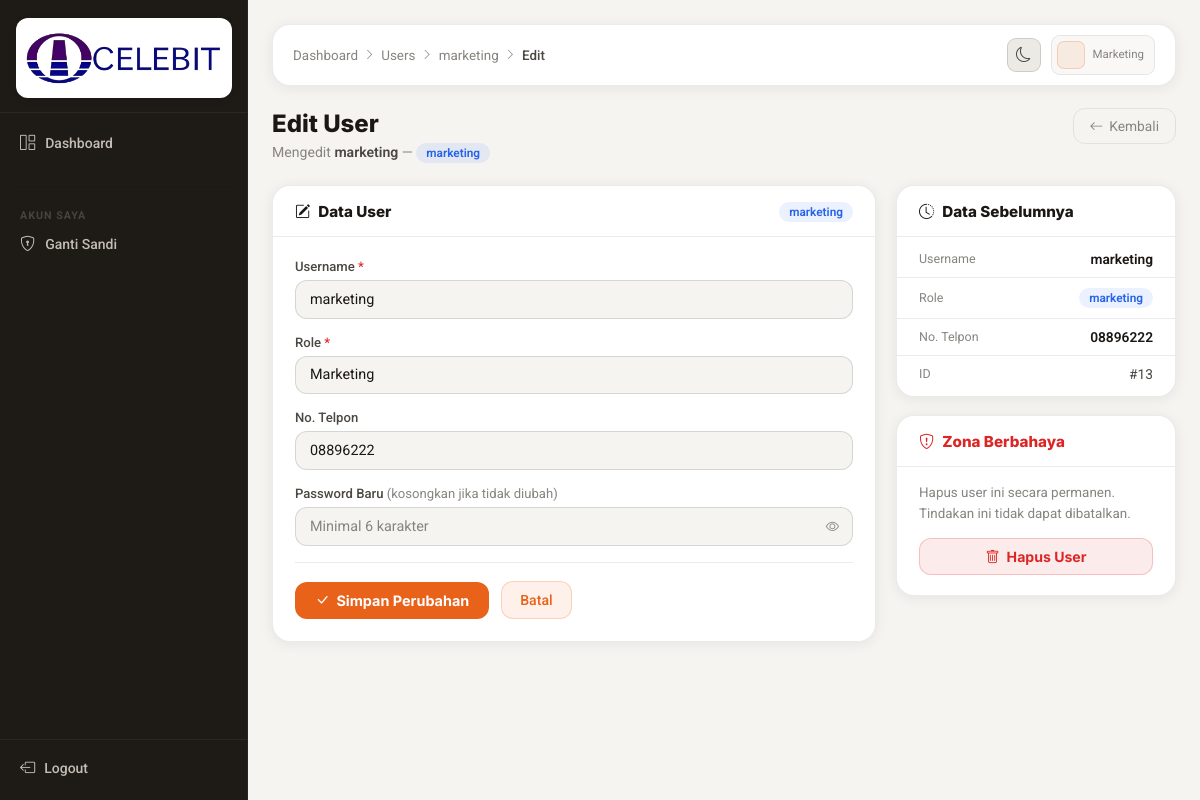
The app's page /public/marketing/user/crud/edit.php?id=13 with its own data.
### tables this page shows
CREATE TABLE `users` (
  `id` int NOT NULL,
  `username` varchar(50) NOT NULL,
  `password` varchar(255) NOT NULL,
  `role` enum('marketing','gudang','manager') NOT NULL,
  `no_telpon` varchar(20) DEFAULT NULL
);

### public/marketing/user/crud/edit.php (the view, shortened to what this page needs)
<?php
$conn = new mysqli('localhost', 'root', '', 'inventaris');
$id = (int)($_GET['id'] ?? 0);
$user = null;
if ($id) {
    $stmt = $conn->prepare("SELECT * FROM users WHERE id = ?");
    $stmt->bind_param('i', $id);
    $stmt->execute();
    $user = $stmt->get_result()->fetch_assoc();
}
$roleCls = match($user['role']) { 'marketing' => 'role-marketing', 'manager' => 'role-manager', 'gudang' => 'role-gudang', default => '' };
?>
<!doctype html>
<html lang="id" data-theme="light">
<head>
  <link rel="stylesheet" href="https://cdn.jsdelivr.net/npm/bootstrap-icons@1.10.0/font/bootstrap-icons.css">
  <link href="/Inventaris/public/assets/css/nav.css" rel="stylesheet">
  <link href="/Inventaris/public/assets/css/marketing-css/dashboard.css" rel="stylesheet">
  <link href="/Inventaris/public/assets/css/marketing-css/users.css" rel="stylesheet">
</head>
<body>
<?php include '../../../../templates/nav.php'; ?>
<main class="main">
  <div class="content">
    <div class="topbar">
      <div class="top-left">
        <div class="breadcrumb">
          <a href="/Inventaris/public/dashboard.php">Dashboard</a>
          <i class="bi bi-chevron-right"></i>
          <a href="../index.php">Users</a>
          <i class="bi bi-chevron-right"></i>
          <a href="detail.php?id=<?= $user['id'] ?>"><?= htmlspecialchars($user['username']) ?></a>
          <i class="bi bi-chevron-right"></i>
          <span>Edit</span>
        </div>
      </div>
      <div class="top-right">
        <button id="themeToggle" class="theme-btn"><i class="bi bi-moon"></i></button>
        <div class="user-box">
          <div class="user-avatar"><?= strtoupper(substr($_SESSION['user']['username'], 0, 1)) ?></div>
          <div class="user-info">
            <span class="user-role">Marketing</span>
          </div>
        </div>
      </div>
    </div>
    <div class="page-header">
      <div class="page-header-left">
        <h1 class="page-title-lg">Edit User</h1>
        <p class="page-subtitle">
          Mengedit <strong><?= htmlspecialchars($user['username']) ?></strong>
          &mdash; <span class="badge <?= $roleCls ?>"><?= htmlspecialchars($user['role']) ?></span>
        </p>
      </div>
      <a href="../index.php" class="btn-ghost-sm"><i class="bi bi-arrow-left"></i> Kembali</a>
    </div>
    <div class="form-layout">
      <div class="form-main">
        <div class="form-card">
          <div class="form-card-header">
            <h4><i class="bi bi-pencil-square"></i> Data User</h4>
            <span class="badge <?= $roleCls ?>"><?= htmlspecialchars($user['role']) ?></span>
          </div>
          <form method="post" class="user-form">
            <div class="form-group">
              <label class="form-label">Username <span class="required">*</span></label>
              <input type="text" name="username" class="form-control"
                     value="<?= htmlspecialchars($user['username']) ?>" required>
            </div>
            <div class="form-group">
              <label class="form-label">Role <span class="required">*</span></label>
              <select name="role" class="form-control" required>
                <?php foreach (['marketing' => 'Marketing', 'manager' => 'Manager', 'gudang' => 'Gudang'] as $val => $label): ?>
                  <option value="<?= $val ?>" <?= $user['role'] === $val ? 'selected' : '' ?>><?= $label ?></option>
                <?php endforeach; ?>
              </select>
            </div>
            <div class="form-group">
              <label class="form-label">No. Telpon</label>
              <input type="text" name="no_telpon" class="form-control"
                     value="<?= htmlspecialchars($user['no_telpon'] ?? '') ?>" placeholder="Contoh: 081234567890">
            </div>
            <div class="form-group">
              <label class="form-label">Password Baru <span class="text-muted" style="font-weight:400;">(kosongkan jika tidak diubah)</span></label>
              <div class="input-wrap">
                <input type="password" name="password" class="form-control" id="pwdInput" placeholder="Minimal 6 karakter">
                <button type="button" class="toggle-pwd" id="togglePwd">
                  <i class="bi bi-eye" id="pwdIcon"></i>
                </button>
              </div>
            </div>
            <div class="form-actions">
              <button type="submit" class="btn-primary"><i class="bi bi-check-lg"></i> Simpan Perubahan</button>
              <a href="../index.php" class="btn-outline">Batal</a>
            </div>
          </form>
        </div>
      </div>
      <div class="form-side">
        <div class="form-card">
          <div class="form-card-header">
            <h4><i class="bi bi-clock-history"></i> Data Sebelumnya</h4>
          </div>
          <div class="side-info-list">
            <div class="side-info-item">
              <span class="side-info-label">Username</span>
              <span class="side-info-val fw-mid"><?= htmlspecialchars($user['username']) ?></span>
            </div>
            <div class="side-info-item">
              <span class="side-info-label">Role</span>
              <span class="side-info-val"><span class="badge <?= $roleCls ?>"><?= htmlspecialchars($user['role']) ?></span></span>
            </div>
            <div class="side-info-item">
              <span class="side-info-label">No. Telpon</span>
              <span class="side-info-val fw-mid"><?= htmlspecialchars($user['no_telpon'] ?? '-') ?></span>
            </div>
            <div class="side-info-item">
              <span class="side-info-label">ID</span>
              <span class="side-info-val text-muted">#<?= $user['id'] ?></span>
            </div>
          </div>
        </div>
        <div class="form-card danger-card">
          <div class="form-card-header">
            <h4><i class="bi bi-shield-exclamation"></i> Zona Berbahaya</h4>
          </div>
          <div class="danger-body">
            <p>Hapus user ini secara permanen. Tindakan ini tidak dapat dibatalkan.</p>
            <button type="button" class="btn-danger" id="deleteBtn">
              <i class="bi bi-trash"></i> Hapus User
            </button>
          </div>
        </div>
      </div>
    </div>
  </div>
</main>
</body>
</html>

### public/assets/css/nav.css (style rules this page uses)
:root { --nav-bg: #1e1a16; --nav-hover: rgba(255,255,255,0.055); --nav-active: rgba(232,98,26,0.16); --nav-text: #c4bdb5; --nav-text2: #6b6058; --nav-title: #4a433c; --nav-w: 248px; --accent: #e8621a; --accent2: #f97316; --trans: 0.16s ease; }
.main { flex: 1; margin-left: var(--nav-w); min-height: 100vh; display: flex; flex-direction: column; }

### public/assets/css/marketing-css/dashboard.css (style rules this page uses)
:root { --bg: #f5f4f1; --bg2: #eceae5; --bg3: #e4e1db; --surface: #ffffff; --surface2: #f9f8f6; --border: rgba(0,0,0,0.08); --border2: rgba(0,0,0,0.13); --nav-bg: #1e1a16; --nav-hover: rgba(255,255,255,0.055); --nav-active: rgba(232,98,26,0.16); --nav-text: #c4bdb5; --nav-text2: #6b6058; --nav-title: #4a433c; --accent: #e8621a; --accent2: #f97316; --accent-bg: rgba(232,98,26,0.09); --accent-bd: rgba(232,98,26,0.22); --blue: #2563eb; --blue-bg: rgba(37,99,235,0.09); --green: #16a34a; --green-bg: rgba(22,163,74,0.09); --purple: #7c3aed; --purple-bg: rgba(124,58,237,0.09); --teal: #0d9488; --teal-bg: rgba(13,148,136,0.09); --red: #dc2626; --red-bg: rgba(220,38,38,0.09); --text: #1a1714; --text2: #4b4843; --text3: #888580; --radius: 12px; --radius-lg: 18px; --shadow: 0 2px 14px rgba(0,0,0,0.07); --trans: 0.16s ease; --nav-w: 248px; --topbar-h: 62px; }
*, *::before, *::after { box-sizing: border-box; margin: 0; padding: 0; }
html { scroll-behavior: smooth; }
body { font-family: 'Roboto', sans-serif; background: var(--bg); color: var(--text); -webkit-font-smoothing: antialiased; transition: background var(--trans), color var(--trans); }
a { text-decoration: none; color: inherit; }
h1,h2,h3,h4,h5,h6 { font-family: 'Inter', sans-serif; letter-spacing: 0; line-height: 1.3; }
.main { flex: 1; margin-left: var(--nav-w); min-height: 100vh; display: flex; flex-direction: column; }
.content { flex: 1; padding: 24px; }
.topbar { display: flex; align-items: center; justify-content: space-between; padding: 0 20px; height: var(--topbar-h); background: var(--surface); border: 1px solid var(--border); border-radius: var(--radius-lg); margin-bottom: 22px; box-shadow: var(--shadow); transition: background var(--trans), border-color var(--trans); }
.top-left { display: flex; align-items: center; gap: 12px; }
.top-right { display: flex; align-items: center; gap: 10px; }
.theme-btn { width: 34px; height: 34px; background: var(--bg2); border: 1px solid var(--border2); border-radius: 9px; display: flex; align-items: center; justify-content: center; color: var(--text2); font-size: 0.95rem; cursor: pointer; transition: color var(--trans), background var(--trans); }
.user-box { display: flex; align-items: center; gap: 8px; padding: 5px 10px 5px 5px; border-radius: 9px; border: 1px solid var(--border); background: var(--surface2); }
.user-avatar { width: 28px; height: 28px; border-radius: 7px; background: var(--accent-bg); border: 1px solid var(--accent-bd); display: flex; align-items: center; justify-content: center; font-family: 'Inter', sans-serif; font-size: 0.74rem; font-weight: 800; color: var(--accent); flex-shrink: 0; }
.user-info { display: flex; flex-direction: column; gap: 0; }
.user-role { font-size: 0.72rem; color: var(--text3); line-height: 1.2; }
.btn-outline { display: inline-flex; align-items: center; gap: 5px; font-size: 0.8rem; font-weight: 500; color: var(--accent); border: 1px solid var(--accent-bd); background: var(--accent-bg); padding: 5px 11px; border-radius: 8px; transition: background var(--trans), color var(--trans); }
.fw-mid { font-weight: 500; color: var(--text); }
.badge { display: inline-block; padding: 3px 9px; border-radius: 100px; font-size: 0.74rem; font-weight: 600; }
.fw-mid { font-weight: 600; color: var(--text); }
.badge { display: inline-flex; align-items: center; padding: 2px 9px; border-radius: 100px; font-size: 0.71rem; font-weight: 700; white-space: nowrap; }

### records on screen
users: username "marketing", role "marketing", role "Marketing", no_telpon "08896222", id "13"
